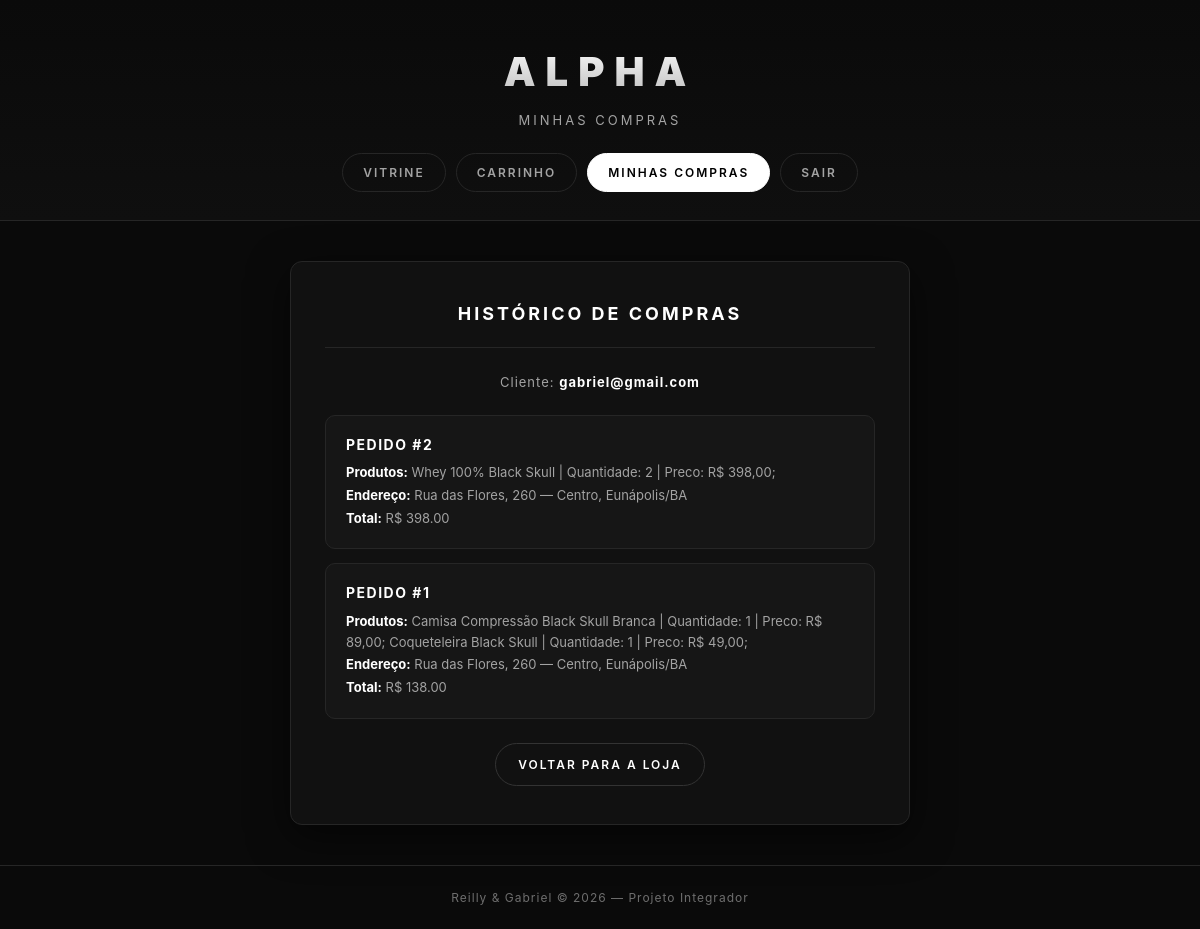
The page /minhasCompras.php (signed in) on the database its author committed.
### tables this page shows
CREATE TABLE vendas (
    Id INT AUTO_INCREMENT PRIMARY KEY,
    Email VARCHAR(150) NOT NULL,
    Estado VARCHAR(100) NOT NULL,
    Cidade VARCHAR(100) NOT NULL,
    Bairro VARCHAR(100) NOT NULL,
    Rua VARCHAR(150) NOT NULL,
    Numero VARCHAR(20) NOT NULL,
    Produtos TEXT NOT NULL,
    Total DECIMAL(10,2) NOT NULL,

    CONSTRAINT fk_vendas_usuario
        FOREIGN KEY (Email) REFERENCES usuarios(Email)
);

### app/DLL.php (called while the page is built, shortened)
<?php
Function banco($server, $user, $password, $db, $consulta)
{
    $banco = new mysqli($server, $user, $password, $db);
    if (!$resultado = $banco->query($consulta)) {
        echo "Falha na consulta referencia: (".$banco->errno.") - ".$banco->error;
        exit();
    }
    return $resultado;
}
?>

### minhasCompras.php (the view, shortened to what this page needs)
<?php
include "app/cons.php";
require_once "app/DLL.php";
$logado = $_SESSION['email'];
$consulta = "SELECT * FROM vendas WHERE Email = '$logado' ORDER BY Id DESC";
$resultado = banco($server, $user, $password, $db, $consulta);
?>
<!DOCTYPE html>
<html lang="pt-br">
<head>
<link rel="stylesheet" href="style.css">
</head>
<body>
<header class="topo">
    <div class="topo-conteudo">
        <h1 class="logo">ALPHA</h1>
        <p class="slogan">Minhas compras</p>
        <nav class="menu">
            <a href="index.php">Vitrine</a>
            <a href="carrinho.php">Carrinho</a>
            <a href="minhasCompras.php" class="ativo">Minhas Compras</a>
            <a href="sair.php">Sair</a>
        </nav>
    </div>
</header>
<main class="conteudo">
    <section class="painel">
        <h2 class="painel-titulo">Histórico de compras</h2>
        <p class="cliente-logado">Cliente: <strong><?php echo $logado; ?></strong></p>
        <?php
        while($linha = $resultado->fetch_assoc()){
            echo "<div class='item'>";
            echo "<div class='item-info'>";
            echo "<h4>Pedido #".$linha['Id']."</h4>";
            echo "<p><strong>Produtos:</strong> ".$linha['Produtos']."</p>";
            echo "<p><strong>Endereço:</strong> ".$linha['Rua'].", ".$linha['Numero']." — ".$linha['Bairro'].", ".$linha['Cidade']."/".$linha['Estado']."</p>";
            echo "<p><strong>Total:</strong> R$ ".$linha['Total']."</p>";
            echo "</div>";
            echo "</div>";
        }
        ?>
        <div class="painel-acoes">
            <a class="botao" href="index.php">Voltar para a loja</a>
        </div>
    </section>
</main>
<footer class="rodape">
    <p>Reilly &amp; Gabriel &copy; <?php echo date('Y'); ?> — Projeto Integrador</p>
</footer>
</body>
</html>

### style.css (style rules this page uses)
* { box-sizing: border-box; margin: 0; padding: 0; }
:root { --bg: #0a0a0a; --bg-2: #111111; --bg-3: #161616; --borda: #262626; --borda-forte: #333333; --texto: #ffffff; --texto-suave: #a3a3a3; --texto-fraco: #6e6e6e; --destaque: #ffffff; --vermelho: #ff4d4d; --verde: #3ddc84; --raio: 12px; --sombra: 0 12px 40px rgba(0, 0, 0, 0.55); --transicao: all 0.25s ease; }
html, body { height: 100%; }
body { font-family: 'Inter', 'Segoe UI', 'Helvetica Neue', Arial, sans-serif; background: var(--bg); color: var(--texto); line-height: 1.6; display: flex; flex-direction: column; min-height: 100vh; -webkit-font-smoothing: antialiased; }
.topo { background: linear-gradient(180deg, #0a0a0a 0%, #0f0f0f 100%); border-bottom: 1px solid var(--borda); padding: 40px 20px 28px; text-align: center; }
.topo-conteudo { max-width: 1100px; margin: 0 auto; }
.logo { font-size: 40px; font-weight: 900; letter-spacing: 10px; text-transform: uppercase; background: linear-gradient(180deg, #ffffff 0%, #b8b8b8 100%); -webkit-background-clip: text; background-clip: text; -webkit-text-fill-color: transparent; color: transparent; margin-bottom: 6px; }
.slogan { color: var(--texto-suave); font-size: 13px; letter-spacing: 3px; text-transform: uppercase; margin-bottom: 22px; }
.menu { display: flex; justify-content: center; flex-wrap: wrap; gap: 10px; }
.menu a { color: var(--texto-suave); background: transparent; border: 1px solid var(--borda); padding: 9px 20px; border-radius: 50px; text-decoration: none; font-size: 12px; font-weight: 600; letter-spacing: 2px; text-transform: uppercase; transition: var(--transicao); }
.menu a:hover, .menu a.ativo { background: var(--destaque); color: #000; border-color: var(--destaque); }
.conteudo { flex: 1; width: 100%; max-width: 1100px; margin: 0 auto; padding: 40px 20px; display: flex; flex-direction: column; align-items: center; }
.botao { display: inline-block; color: var(--texto); background: transparent; border: 1px solid var(--borda-forte); padding: 11px 22px; border-radius: 50px; text-decoration: none; font-size: 12px; font-weight: 600; letter-spacing: 2px; text-transform: uppercase; cursor: pointer; transition: var(--transicao); font-family: inherit; }
.painel { width: 100%; max-width: 620px; background: var(--bg-2); border: 1px solid var(--borda); border-radius: var(--raio); padding: 38px 34px; box-shadow: var(--sombra); }
.painel-titulo { font-size: 18px; font-weight: 700; letter-spacing: 3px; text-transform: uppercase; text-align: center; padding-bottom: 18px; margin-bottom: 24px; border-bottom: 1px solid var(--borda); }
.painel-acoes { display: flex; justify-content: center; flex-wrap: wrap; gap: 10px; margin-top: 24px; }
.item { display: flex; justify-content: space-between; align-items: center; gap: 16px; background: var(--bg-3); border: 1px solid var(--borda); border-radius: 10px; padding: 18px 20px; margin-bottom: 14px; text-align: left; }
.item-info h4 { font-size: 14px; letter-spacing: 1.5px; text-transform: uppercase; margin-bottom: 6px; }
.item-info p { color: var(--texto-suave); font-size: 13px; margin: 2px 0; }
.item-info p strong { color: var(--texto); }
.cliente-logado { text-align: center; color: var(--texto-suave); font-size: 13px; margin-bottom: 22px; letter-spacing: 1px; }
.cliente-logado strong { color: var(--texto); }
.rodape { border-top: 1px solid var(--borda); padding: 22px 20px; text-align: center; color: var(--texto-fraco); font-size: 12px; letter-spacing: 1px; }

### rows shown on the page
vendas: Id "2", Produtos "Whey 100% Black Skull | Quantidade: 2 | Preco: R$ 398,00;", Rua "Rua das Flores", Numero "260", Bairro "Centro", Cidade "Eunápolis", Estado "BA", Total "398.00"
vendas: Id "1", Produtos "Camisa Compressão Black Skull Branca | Quantidade: 1 | Preco: R$ 89,00; Coqueteleira Black Skull | Quantidade: 1 | Preco: R$ 49,00;", Rua "Rua das Flores", Numero "260", Bairro "Centro", Cidade "Eunápolis", Estado "BA", Total "138.00"

### other values the page prints
$logado "gabriel@gmail.com"
